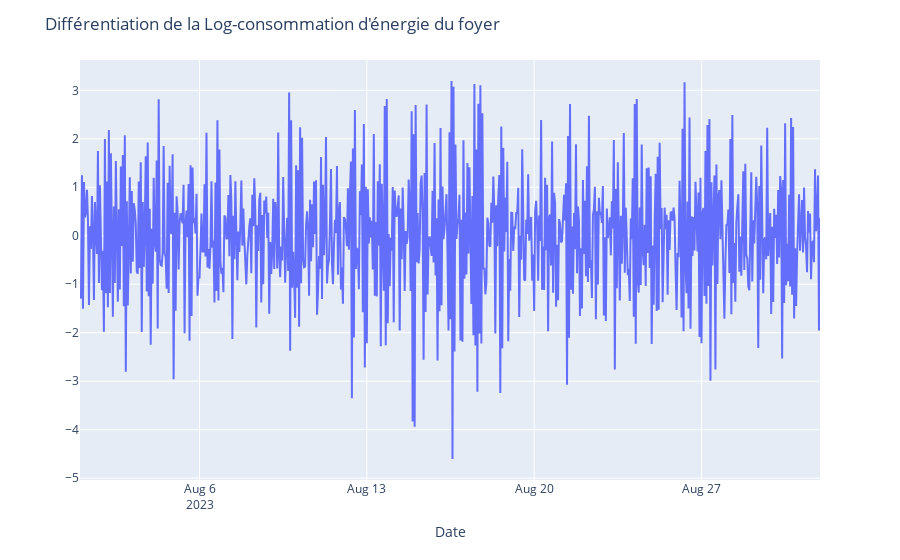

Notebook cell for this chart:
### Markdown cell above
Au vu de ce graphique, la stationnarité ne semble pas remise en cause, nous allons appuyer cette hypothèse grâce aux tests ADF et KPSS

### Code cell
# On va différentier une fois pour regarder les incréments à une heure près
EDF["diff1"] = EDF.LOGCONSO.diff(1) 

# Créez un graphique interactif avec Plotly Express
fig = px.line(EDF, x='DATE', y="diff1", labels={'DATE': 'Date', 'diff1': ''})
fig.update_layout(title="Différentiation de la Log-consommation d'énergie du foyer")
fig.show()

### Figure 1 — Plotly figure (JSON) as saved in the notebook; plotly's stock layout.template omitted (floating-point values rounded to 4 significant figures; data arrays with more than 128 entries replaced by an {"elided": "..."} marker saying what was removed)
{"data": [{"hovertemplate": "Date=%{x}<br>=%{y}<extra></extra>", "legendgroup": "", "line": {"color": "#636efa", "dash": "solid"}, "marker": {"symbol": "circle"}, "mode": "lines", "name": "", "orientation": "v", "showlegend": false, "type": "scatter", "x": {"elided": "744 str values"}, "xaxis": "x", "y": {"elided": "744 float values"}, "yaxis": "y"}], "layout": {"legend": {"tracegroupgap": 0}, "margin": {"t": 60}, "title": {"text": "Différentiation de la Log-consommation d'énergie du foyer"}, "xaxis": {"anchor": "y", "domain": [0, 1], "title": {"text": "Date"}}, "yaxis": {"anchor": "x", "domain": [0, 1], "title": {"text": ""}}}}
